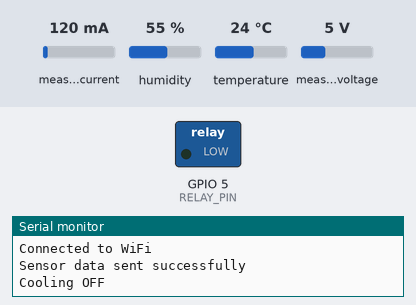
A sketch run on a simulated ESP32. Shown: switched loads named in the sketch (green lamp = pin HIGH), the last lines printed to the serial monitor. The test bench sets the inputs (shaded band); at power-on: temperature 24 °C, measured current 120 mA, humidity 55 %, measured voltage 5 V. WiFi joins after 1.5 s; servers stay silent unless stated; uploads are accepted with an empty reply.

Above: at 3.2 s.
3.3 s: temperature set to 29 °C
5.9 s: temperature set to 32 °C
At 7.6 s:
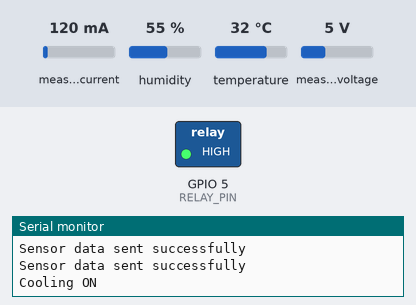
11.4 s: temperature set to 26 °C
13.6 s: temperature set to 23 °C
At 15.9 s:
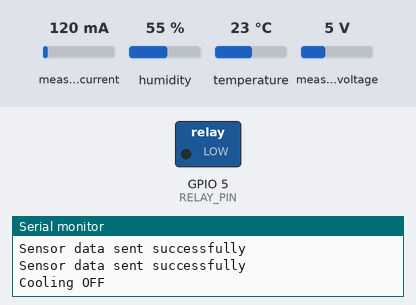
16.3 s: temperature set to 33 °C
At 18.3 s:
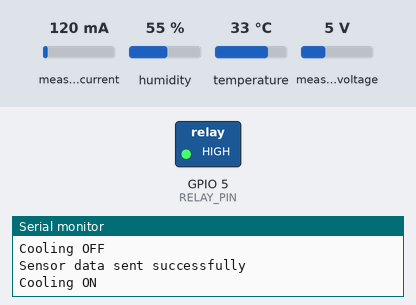
Timing chart, 0 to 19.8 s (numbered marks = the images above; inputs shaded):
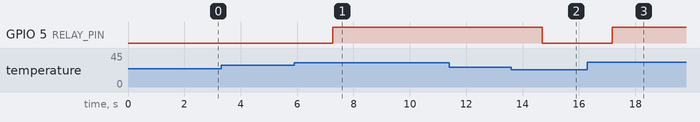

The sketch:

esp32_code.ino
```cpp
#include <WiFi.h>
#include <HTTPClient.h>
#include <ArduinoJson.h>
#include <DHT.h>
#include <Wire.h>
#include <Adafruit_INA219.h>
#include <MFRC522.h>

// WiFi credentials
const char* ssid = "YOUR_WIFI_SSID";
const char* password = "YOUR_WIFI_PASSWORD";

// Server endpoint
const char* serverUrl = "http://localhost:5000";  // Use your actual server IP when deploying

// Pin definitions
#define DHT_PIN 4
#define DHT_TYPE DHT11
#define RELAY_PIN 5
#define SS_PIN 21    // SDA pin for RFID
#define RST_PIN 22   // RST pin for RFID

// Initialize sensors
DHT dht(DHT_PIN, DHT_TYPE);
Adafruit_INA219 ina219;
MFRC522 rfid(SS_PIN, RST_PIN);

// Variables for sensor readings
float temperature = 0;
float humidity = 0;
float power = 0;
float current = 0;
float voltage = 0;

void setup() {
  Serial.begin(115200);

  // Initialize WiFi
  WiFi.begin(ssid, password);
  while (WiFi.status() != WL_CONNECTED) {
    delay(1000);
    Serial.println("Connecting to WiFi...");
  }
  Serial.println("Connected to WiFi");

  // Initialize sensors
  dht.begin();
  ina219.begin();
  SPI.begin();
  rfid.PCD_Init();

  // Initialize relay
  pinMode(RELAY_PIN, OUTPUT);
  digitalWrite(RELAY_PIN, LOW);
}

void loop() {
  // Read DHT11 sensor
  temperature = dht.readTemperature();
  humidity = dht.readHumidity();

  // Read INA219 sensor
  voltage = ina219.getBusVoltage_V();
  current = ina219.getCurrent_mA();
  power = ina219.getPower_W();

  // Send sensor data to server
  sendSensorData();

  // Check for RFID cards
  checkRFID();

  // Control relay based on temperature threshold
  controlRelay();

  delay(1000); // Update every second
}

void sendSensorData() {
  if (WiFi.status() == WL_CONNECTED) {
    HTTPClient http;

    // Prepare JSON data
    StaticJsonDocument<200> doc;
    doc["temperature"] = temperature;
    doc["humidity"] = humidity;
    doc["voltage"] = voltage;
    doc["current"] = current;
    doc["power"] = power;

    String jsonString;
    serializeJson(doc, jsonString);

    // Send sensor data
    http.begin(String(serverUrl) + "/send-sensor-data");
    http.addHeader("Content-Type", "application/json");
    int httpResponseCode = http.POST(jsonString);

    if (httpResponseCode > 0) {
      Serial.println("Sensor data sent successfully");
    } else {
      Serial.println("Error sending sensor data");
    }

    http.end();
  }
}

void checkRFID() {
  if (rfid.PICC_IsNewCardPresent() && rfid.PICC_ReadCardSerial()) {
    String rfidTag = "";
    for (byte i = 0; i < rfid.uid.size; i++) {
      rfidTag += String(rfid.uid.uidByte[i], HEX);
    }

    // Send RFID data to server
    if (WiFi.status() == WL_CONNECTED) {
      HTTPClient http;

      StaticJsonDocument<200> doc;
      doc["rfid_tag"] = rfidTag;

      String jsonString;
      serializeJson(doc, jsonString);

      http.begin(String(serverUrl) + "/rfid-access");
      http.addHeader("Content-Type", "application/json");
      int httpResponseCode = http.POST(jsonString);

      if (httpResponseCode > 0) {
        Serial.println("RFID data sent successfully");
      } else {
        Serial.println("Error sending RFID data");
      }

      http.end();
    }

    rfid.PICC_HaltA();
    rfid.PCD_StopCrypto1();
  }
}

void controlRelay() {
  if (temperature > 30) {
    digitalWrite(RELAY_PIN, HIGH); // Turn on cooling
    Serial.println("Cooling ON");
  } else if (temperature < 25) {
    digitalWrite(RELAY_PIN, LOW);  // Turn off cooling
    Serial.println("Cooling OFF");
  }
}
```

Measured:
- the behaviour switches between 30 and 31 °C on temperature (found by bisection; images 0 and 1)
- the behaviour switches between 25 and 24 °C on temperature (found by bisection; images 1 and 2)
- after the input at 5.9 s, GPIO 5 (RELAY_PIN): LOW → HIGH after 1.4 s
- after the input at 13.6 s, GPIO 5 (RELAY_PIN): HIGH → LOW after 1.1 s
- after the input at 16.3 s, GPIO 5 (RELAY_PIN): LOW → HIGH after 0.88 s
